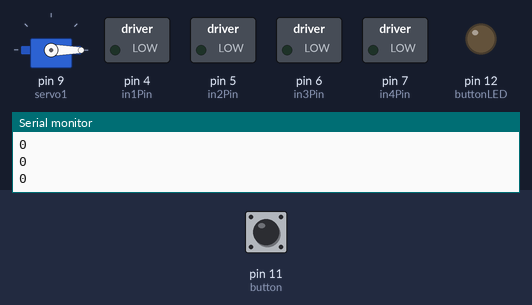
A sketch run on a simulated Arduino Uno, built with avr-gcc and run on an emulated ATmega328P. Shown: servo, switched loads named in the sketch (green lamp = pin HIGH), output pins drawn as LEDs (lit = HIGH), the last lines printed to the serial monitor. Inputs (shaded band) come from the test bench; at power-on: pin 11 (button) LOW.

Above: at 1.2 s.
1.3 s: pin 11 (button) pulled HIGH for 0.15 s
At 2.7 s:
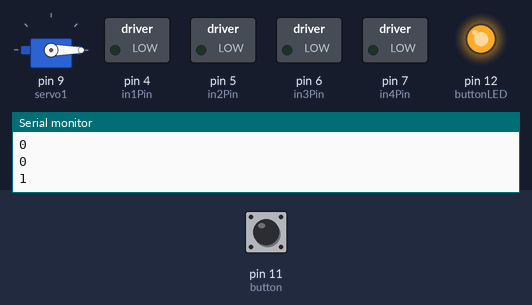
At 5.8 s:
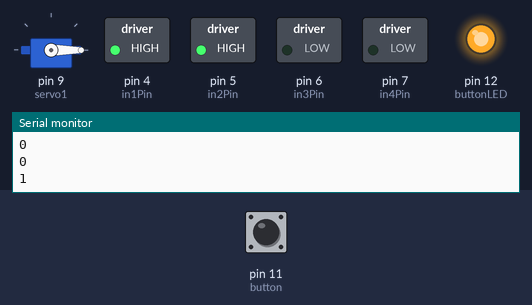
13.4 s: pin 11 (button) pulled HIGH for 3.2 s
At 15.3 s:
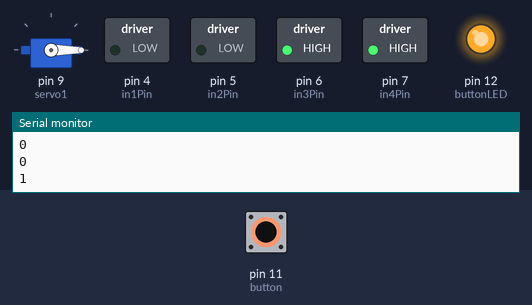
Timing chart, 0 to 24.1 s (numbered marks = the images above; inputs shaded):
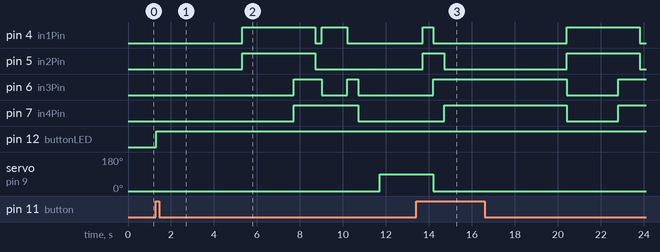

Measured:
- after the input at 1.3 s, pin 4 (in1Pin): LOW → HIGH after 4.0 s, → LOW 3.4 s later, → HIGH 0.30 s later, → LOW 1.2 s later; pin 5 (in2Pin): LOW → HIGH after 4.0 s, → LOW 3.4 s later
- after the input at 13.4 s, pin 12 (buttonLED): stays HIGH (without the input it goes to LOW after 3.0 s)

The sketch:

Kellogs_robot.ino
```cpp
#include <Servo.h>


Servo servo1;

const int in1Pin = 4;
const int in2Pin = 5; //PWM
const int in3Pin = 6; //PWM
const int in4Pin = 7;

const int button = 11;
const int buttonLED = 12;

void setup() {
  servo1.attach(9);

  pinMode(in1Pin, OUTPUT);
  pinMode(in2Pin, OUTPUT);
  pinMode(in3Pin, OUTPUT);
  pinMode(in4Pin, OUTPUT);

  pinMode(button, INPUT);
  pinMode(buttonLED, OUTPUT);

  Serial.begin(9600);
}

void loop() {
  int position;
  int  buttonState = digitalRead(button);
  Serial.println(buttonState);


if (buttonState == 1 ){
  digitalWrite(buttonLED, HIGH);
  servo1.write(0);
  delay(4000);


  digitalWrite(in1Pin, HIGH); //forward
  digitalWrite(in3Pin, LOW);
  digitalWrite(in2Pin, HIGH);
  digitalWrite(in4Pin, LOW);
  delay(2400);
  digitalWrite(in3Pin, HIGH); //stop
  digitalWrite(in4Pin, HIGH);
  digitalWrite(in2Pin, HIGH);
  digitalWrite(in1Pin, HIGH);
  delay(1000);
  digitalWrite(in1Pin, LOW); //backward
  digitalWrite(in3Pin, HIGH);
  digitalWrite(in2Pin, LOW);
  digitalWrite(in4Pin, HIGH);
  delay(300);
  digitalWrite(in1Pin, HIGH); //turn RIGHT
  digitalWrite(in3Pin, LOW);
  digitalWrite(in2Pin, LOW);
  digitalWrite(in4Pin, HIGH);
  delay(1200);
  digitalWrite(in1Pin, LOW); //backward
  digitalWrite(in3Pin, HIGH);
  digitalWrite(in2Pin, LOW);
  digitalWrite(in4Pin, HIGH);
  delay(500);
  digitalWrite(in1Pin, LOW); //stop
  digitalWrite(in3Pin, LOW);
  digitalWrite(in2Pin, LOW);
  digitalWrite(in4Pin, LOW);
  delay(1000);
  servo1.write(90); // drop load
  delay(2000);
  digitalWrite(in1Pin, HIGH);
  digitalWrite(in3Pin, LOW); // forward
  digitalWrite(in2Pin, HIGH);
  digitalWrite(in4Pin, LOW);
  delay(500);
  servo1.write(0);
  digitalWrite(in1Pin, LOW); //turn LEFT
  digitalWrite(in3Pin, HIGH);
  digitalWrite(in2Pin, HIGH);
  digitalWrite(in4Pin, LOW);
  delay(500);
  digitalWrite(in1Pin, LOW); //backward
  digitalWrite(in3Pin, HIGH);
  digitalWrite(in2Pin, LOW);
  digitalWrite(in4Pin, HIGH);
  delay(1700);


} else {
  servo1.write(0);
  digitalWrite(in3Pin, LOW);
  digitalWrite(in4Pin, LOW);

  digitalWrite(in2Pin, LOW);
  digitalWrite(in1Pin, LOW);
  digitalWrite(buttonLED, LOW);
}
  // put your main code here, to run repeatedly:

}
```
